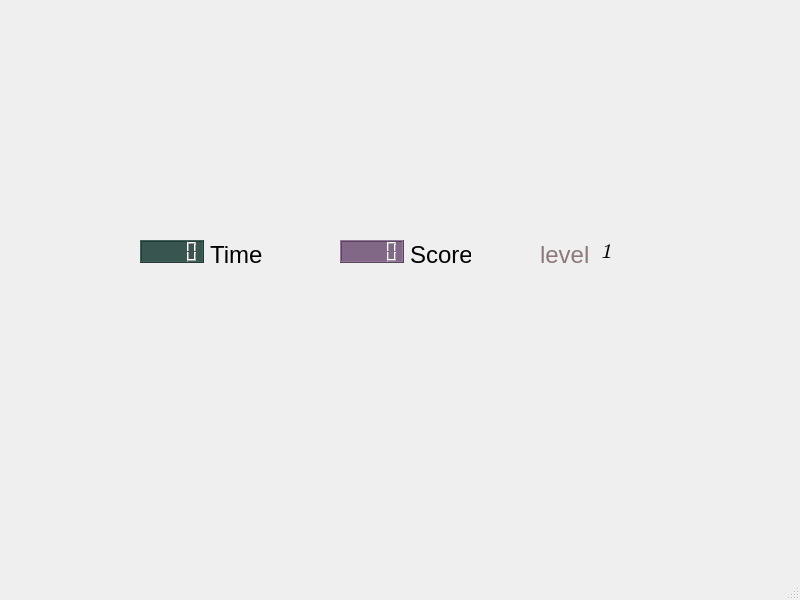
<?xml version="1.0" encoding="UTF-8"?>
<ui version="4.0">
 <class>MainWindow2</class>
 <widget class="QMainWindow" name="MainWindow2">
  <property name="geometry">
   <rect>
    <x>0</x>
    <y>0</y>
    <width>800</width>
    <height>600</height>
   </rect>
  </property>
  <property name="mouseTracking">
   <bool>false</bool>
  </property>
  <property name="focusPolicy">
   <enum>Qt::StrongFocus</enum>
  </property>
  <property name="acceptDrops">
   <bool>false</bool>
  </property>
  <property name="windowTitle">
   <string>MainWindow</string>
  </property>
  <property name="styleSheet">
   <string notr="true">MainWindow2{border-image: url(:/pic/pic/tiko.png);};</string>
  </property>
  <widget class="QWidget" name="centralwidget">
   <property name="focusPolicy">
    <enum>Qt::NoFocus</enum>
   </property>
   <widget class="QLCDNumber" name="lcdNumber">
    <property name="geometry">
     <rect>
      <x>140</x>
      <y>240</y>
      <width>64</width>
      <height>23</height>
     </rect>
    </property>
    <property name="styleSheet">
     <string notr="true">background-color: rgb(56, 85, 79);</string>
    </property>
   </widget>
   <widget class="QLabel" name="label_2">
    <property name="geometry">
     <rect>
      <x>210</x>
      <y>235</y>
      <width>61</width>
      <height>41</height>
     </rect>
    </property>
    <property name="focusPolicy">
     <enum>Qt::NoFocus</enum>
    </property>
    <property name="contextMenuPolicy">
     <enum>Qt::DefaultContextMenu</enum>
    </property>
    <property name="text">
     <string>&lt;html&gt;&lt;head/&gt;&lt;body&gt;&lt;p&gt;&lt;span style=&quot; font-size:18pt;&quot;&gt;Time&lt;/span&gt;&lt;/p&gt;&lt;/body&gt;&lt;/html&gt;</string>
    </property>
   </widget>
   <widget class="QLCDNumber" name="lcdNumber_2">
    <property name="geometry">
     <rect>
      <x>340</x>
      <y>240</y>
      <width>64</width>
      <height>23</height>
     </rect>
    </property>
    <property name="styleSheet">
     <string notr="true">background-color: rgb(130, 104, 135);</string>
    </property>
   </widget>
   <widget class="QLabel" name="label_3">
    <property name="geometry">
     <rect>
      <x>410</x>
      <y>235</y>
      <width>61</width>
      <height>41</height>
     </rect>
    </property>
    <property name="text">
     <string>&lt;html&gt;&lt;head/&gt;&lt;body&gt;&lt;p&gt;&lt;span style=&quot; font-size:18pt;&quot;&gt;Score&lt;/span&gt;&lt;/p&gt;&lt;/body&gt;&lt;/html&gt;</string>
    </property>
   </widget>
   <widget class="QWidget" name="widget" native="true">
    <property name="enabled">
     <bool>true</bool>
    </property>
    <property name="geometry">
     <rect>
      <x>0</x>
      <y>0</y>
      <width>951</width>
      <height>611</height>
     </rect>
    </property>
    <property name="focusPolicy">
     <enum>Qt::NoFocus</enum>
    </property>
    <property name="styleSheet">
     <string notr="true">border-image: url(:/pic/pic/back.png);</string>
    </property>
   </widget>
   <widget class="QLabel" name="label_4">
    <property name="geometry">
     <rect>
      <x>540</x>
      <y>235</y>
      <width>61</width>
      <height>41</height>
     </rect>
    </property>
    <property name="text">
     <string>&lt;html&gt;&lt;head/&gt;&lt;body&gt;&lt;p&gt;&lt;span style=&quot; font-size:18pt; color:#8c7979;&quot;&gt;level&lt;/span&gt;&lt;/p&gt;&lt;/body&gt;&lt;/html&gt;</string>
    </property>
   </widget>
   <widget class="QLabel" name="label_5">
    <property name="geometry">
     <rect>
      <x>600</x>
      <y>230</y>
      <width>61</width>
      <height>41</height>
     </rect>
    </property>
    <property name="font">
     <font>
      <family>Comic Sans MS</family>
      <pointsize>18</pointsize>
     </font>
    </property>
    <property name="text">
     <string>1</string>
    </property>
   </widget>
  </widget>
  <widget class="QMenuBar" name="menubar">
   <property name="geometry">
    <rect>
     <x>0</x>
     <y>0</y>
     <width>800</width>
     <height>21</height>
    </rect>
   </property>
  </widget>
  <widget class="QStatusBar" name="statusbar"/>
 </widget>
 <resources/>
 <connections/>
</ui>
